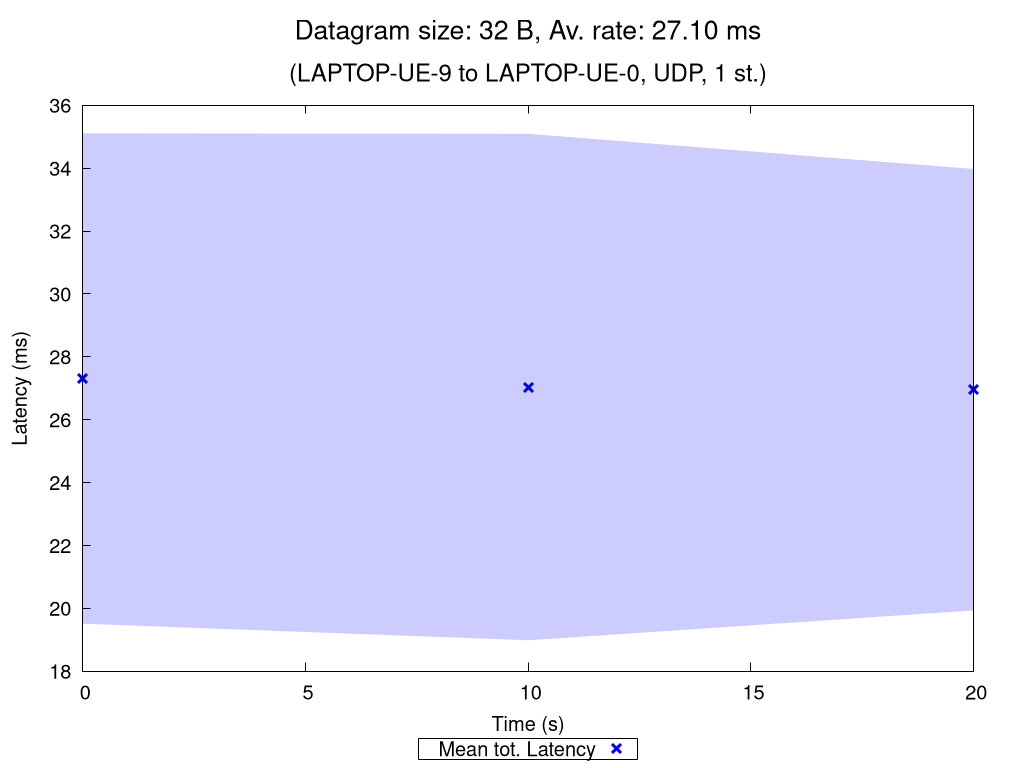

This figure's gnuplot source:
set terminal pngcairo nocrop enhanced size 1024,768 font "Verdana,15"
set output "UDP_1_st_2020_11_05_14-59-02_two2one_00032B.png"

set title "{/=20 Datagram size: 32 B, Av. rate: 27.10 ms}\n\n{/=18 (LAPTOP-UE-9 to LAPTOP-UE-0, UDP, 1 st.)}"

set xlabel "Time (s)"
set ylabel "Latency (ms)"
set ytics nomirror
set key bmargin center horizontal box samplen 1 width -1
set bmargin 4.6
set rmargin 4.5

rf = 1.0  # rate factor
set style fill transparent solid 0.2 noborder
set autoscale xfix
plot "UDP_1_st_2020_11_05_14-59-02_two2one_00032B_iperf_processed.dat" using 1:($2/rf-$3/rf):($2/rf+$3/rf) with filledcurves lc rgb "blue" notitle, \
     "" using 1:($2/rf) with points pt 2 ps 1.5 lw 3 lc rgb "blue" title "Mean tot. Latency", \
